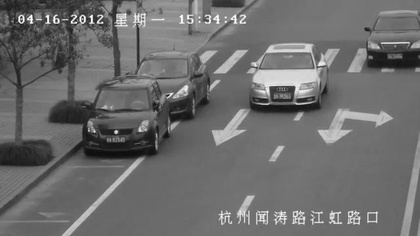
%> input picture 4/input images/image2.jpg, 420 x 236 px, shrunk from 640 x 360 before the run; its folder holds 2 pictures in this run
$ octave q1.m   (GNU Octave 9; MATLAB toolbox functions it lacks are replaced by stand-ins)
%> lines starting %> are read from the running program, lines starting %| are printed output that depends on the picture
filefolder = 'C:\Users\praveen\Desktop\imgp\4\Input Images\';
imagefiles = dir(fullfile(filefolder,'*.*'));
nfiles = length(imagefiles);


    for i=[4]

    filename = imagefiles(i).name;
    fullfilename = fullfile(filefolder,filename);
    im2 = imread(fullfilename);
%> im2 is the input picture: size 236x420 uint8; min 12, max 255, mean 108.7
    [row column depth] = size(im2);
%> row = 236; column = 420; depth = 1
    lbp = zeros(size(im2)+2);
    im = zeros(size(im2));
    for i=1:row
        for j=1:column
            lbp(i+1,j+1) = im2(i,j);
        end
    end
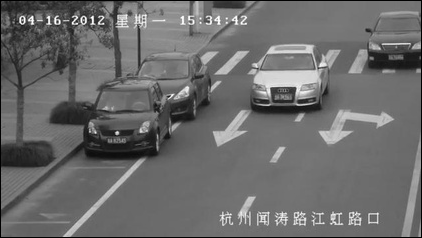
%> lbp: size 238x422 double; min 0, max 255, mean 107.3

    for l=1:row
        for m=1:column
            b = zeros(8,1);
            i=l+1;
            j=m+1;
            b(1) = lbp(i,j-1)>=lbp(i,j);
            b(2) = lbp(i+1,j-1)>=lbp(i,j);
            b(3) = lbp(i+1,j)>=lbp(i,j);
            b(4) = lbp(i+1,j+1)>=lbp(i,j);
            b(5) = lbp(i,j+1)>=lbp(i,j);
            b(6) = lbp(i-1,j+1)>=lbp(i,j);
            b(7) = lbp(i-1,j)>=lbp(i,j);
            b(8) = lbp(i-1,j-1)>=lbp(i,j);

            dec = b(1)*2^7 +b(2)*2^6+b(3)*2^5+b(4)*2^4+b(5)*2^3+b(6)*2^2+b(7)*2+b(8);
            im(i-1,j-1) = dec;
        end
    end
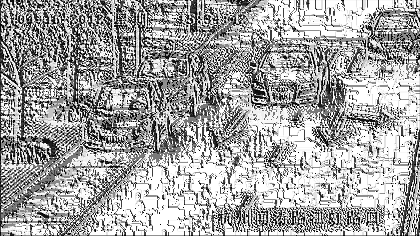
%> im: size 236x420 double; min 0, max 255, mean 164.8
%> after the loop, b = [1; 0; 0; 0; 0; 0; 1; 1]
    subplot(1,2,1),imshow(im2);
    subplot(1,2,2),imshow(uint8(im))
end
